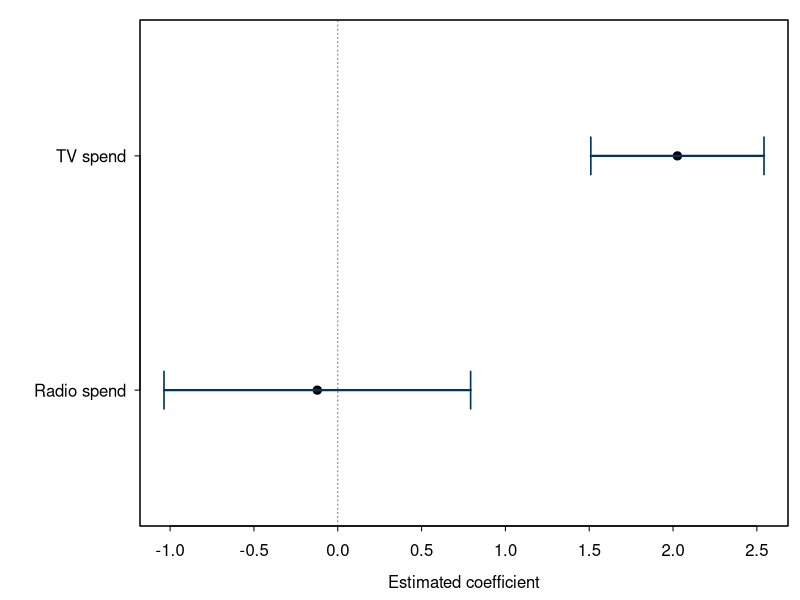
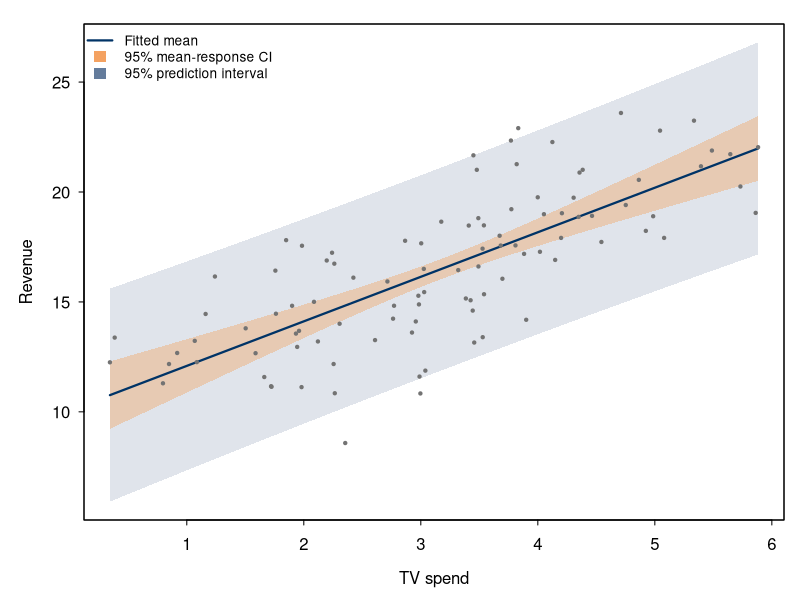

Here is the R script that generated these plots, in order:
## ---- chunk 1
#| include: false
knitr::opts_chunk$set(
  echo = FALSE,
  warning = FALSE,
  message = FALSE,
  fig.align = "center"
)

set.seed(201)
ad_tbl <- tibble::tibble(
  spend_radio = runif(100, 0, 3)
)
ad_tbl$spend_tv <- 1.2 * ad_tbl$spend_radio + runif(100, 0, 3)
ad_tbl$revenue <- 10 + 2 * ad_tbl$spend_tv + rnorm(100, sd = 2)

fit <- lm(revenue ~ spend_tv + spend_radio, data = ad_tbl)
X <- model.matrix(fit)
C <- solve(crossprod(X))
df_residual <- df.residual(fit)
alpha <- 0.05
critical_t <- qt(1 - alpha / 2, df = df_residual)

coef_ci <- confint(fit, level = 1 - alpha)
coef_plot_tbl <- data.frame(
  term = c("TV spend", "Radio spend"),
  estimate = coef(fit)[c("spend_tv", "spend_radio")],
  lower = coef_ci[c("spend_tv", "spend_radio"), 1],
  upper = coef_ci[c("spend_tv", "spend_radio"), 2]
)

format_number <- function(x, digits = 3) {
  format(signif(x, digits), trim = TRUE, scientific = FALSE)
}
## ---- chunk 2
#| results: asis
cat(
  "$$\n",
  "\\widehat{E(Y_i\\mid X)}",
  "=", format_number(coef(fit)[1]),
  "+", format_number(coef(fit)[2]), "x_{i,\\mathrm{TV}}",
  if (coef(fit)[3] >= 0) "+" else "-",
  format_number(abs(coef(fit)[3])), "x_{i,\\mathrm{Radio}}.",
  "\n$$"
)
## ---- chunk 3
#| results: asis
coef_table <- data.frame(
  Parameter = c("Intercept", "TV spend", "Radio spend"),
  Estimate = unname(coef(fit)),
  `Lower limit` = coef_ci[, 1],
  `Upper limit` = coef_ci[, 2],
  check.names = FALSE
)
knitr::kable(coef_table, format = "latex", digits = 3)
## ---- chunk 4
#| fig-width: 7.2
#| fig-height: 4.0
#| out-width: "76%"
old_par <- par(
  mar = c(3.7, 7.0, 1.0, 0.6),
  mgp = c(2.3, 0.7, 0),
  tcl = -0.25
)
y_pos <- c(2, 1)
plot(
  coef_plot_tbl$estimate,
  y_pos,
  xlim = range(c(coef_plot_tbl$lower, coef_plot_tbl$upper, 0)),
  ylim = c(0.5, 2.5),
  pch = 19,
  cex = 1.1,
  yaxt = "n",
  ylab = "",
  xlab = "Estimated coefficient",
  las = 1
)
segments(
  coef_plot_tbl$lower, y_pos,
  coef_plot_tbl$upper, y_pos,
  lwd = 2.2,
  col = "#003366"
)
segments(
  coef_plot_tbl$lower, y_pos - 0.08,
  coef_plot_tbl$lower, y_pos + 0.08,
  lwd = 1.6,
  col = "#003366"
)
segments(
  coef_plot_tbl$upper, y_pos - 0.08,
  coef_plot_tbl$upper, y_pos + 0.08,
  lwd = 1.6,
  col = "#003366"
)
abline(v = 0, lty = 3, col = "grey45")
axis(2, at = y_pos, labels = coef_plot_tbl$term, las = 1)
box()
par(old_par)
## ---- chunk 5
#| fig-width: 7.8
#| fig-height: 4.3
#| out-width: "82%"
tv_grid <- seq(min(ad_tbl$spend_tv), max(ad_tbl$spend_tv), length.out = 250)
new_tbl <- data.frame(
  spend_tv = tv_grid,
  spend_radio = mean(ad_tbl$spend_radio)
)
mean_interval <- predict(fit, newdata = new_tbl, interval = "confidence")
pred_interval <- predict(fit, newdata = new_tbl, interval = "prediction")

old_par <- par(
  mar = c(4.0, 4.2, 1.2, 0.8),
  mgp = c(2.4, 0.7, 0),
  tcl = -0.25
)
plot(
  tv_grid,
  mean_interval[, "fit"],
  type = "n",
  ylim = range(pred_interval[, c("lwr", "upr")]),
  xlab = "TV spend",
  ylab = "Revenue",
  las = 1
)
polygon(
  c(tv_grid, rev(tv_grid)),
  c(pred_interval[, "lwr"], rev(pred_interval[, "upr"])),
  col = grDevices::adjustcolor("#647C9C", alpha.f = 0.20),
  border = NA
)
polygon(
  c(tv_grid, rev(tv_grid)),
  c(mean_interval[, "lwr"], rev(mean_interval[, "upr"])),
  col = grDevices::adjustcolor("#F4A261", alpha.f = 0.40),
  border = NA
)
lines(tv_grid, mean_interval[, "fit"], lwd = 2.2, col = "#003366")
points(ad_tbl$spend_tv, ad_tbl$revenue, pch = 19, cex = 0.45, col = "grey45")
legend(
  "topleft",
  legend = c("Fitted mean", "95% mean-response CI", "95% prediction interval"),
  lty = c(1, NA, NA),
  lwd = c(2.2, NA, NA),
  pch = c(NA, 15, 15),
  pt.cex = c(NA, 1.5, 1.5),
  col = c("#003366", "#F4A261", "#647C9C"),
  bty = "n",
  cex = 0.82
)
box()
par(old_par)
## ---- chunk 6
#| include: false
small_tbl <- ad_tbl[1:10, c("spend_tv", "spend_radio")]
X_small <- model.matrix(~ spend_tv + spend_radio, data = small_tbl)
C_small <- solve(crossprod(X_small))
se_factor_tv <- sqrt(C_small["spend_tv", "spend_tv"])

set.seed(3)
coverage <- replicate(5000, {
  sim_tbl <- small_tbl
  sim_tbl$revenue <- 10 + 2 * sim_tbl$spend_tv + rnorm(10, sd = 2)
  sim_fit <- lm(revenue ~ spend_tv + spend_radio, data = sim_tbl)
  estimate <- coef(sim_fit)["spend_tv"]
  standard_error <- sigma(sim_fit) * se_factor_tv
  z_interval <- estimate + c(-1, 1) * qnorm(0.975) * standard_error
  t_interval <- estimate + c(-1, 1) * qt(0.975, df = 7) * standard_error
  c(
    z = z_interval[1] <= 2 && 2 <= z_interval[2],
    t = t_interval[1] <= 2 && 2 <= t_interval[2]
  )
})
coverage_pct <- 100 * rowMeans(coverage)
## ---- chunk 7
#| results: asis
coverage_table <- data.frame(
  Interval = c(
    "Normal critical value with estimated standard error",
    "$t_7$ critical value"
  ),
  `Estimated coverage` = paste0(round(coverage_pct, 1), "\\%"),
  check.names = FALSE
)
knitr::kable(coverage_table, format = "latex", escape = FALSE)
